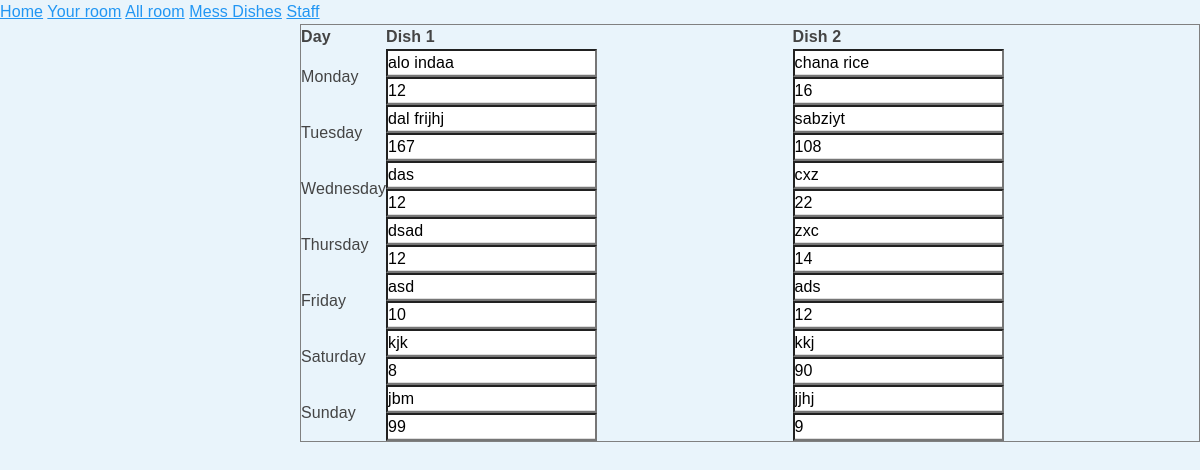
Page /user_mess.php on the committed database.
### tables this page shows
CREATE TABLE `mess` (
  `id` int(11) NOT NULL,
  `dish1` varchar(100) NOT NULL,
  `dish2` varchar(100) NOT NULL,
  `dish1_units` int(11) NOT NULL,
  `dish2_units` int(11) NOT NULL,
  `day` smallint(6) NOT NULL
);

### helpers/dbfun.php (called while the page is built, shortened)
<?php
function all_data($db, $table, $where = null, $count = false)
{
    $condition = '';
    $qry = "SELECT * FROM $table  $condition ";
    $res = mysqli_query($db, $qry);
    if ($count == false) {
        return mysqli_fetch_all($res, MYSQLI_ASSOC);
    } elseif ($count == true) {
        return mysqli_num_rows($res);
    }
}

### user_mess.php (the view)
<?php require_once 'layout/user/header.php'; ?>
<?php
$mess = all_data($db, 'mess');?>
<div style="margin-left: 300px;">
    <div>
        <table border="1">
            <thead>
                <tr>
                    <th>Day</th>
                    <th>Dish 1</th>
                    <th>Dish 2</th>
                </tr>
            </thead>
            <tbody>
                <?php foreach ($mess as $single) {
                ?>
                    <tr>
                        <td><?= date('l', strtotime("Sunday +{$single['day']} days")) ?></td>
                        <td>
                            <input type="text" value="<?= $single['dish1'] ?>" id="dish1<?= $single['day'] ?>">
                            <input type="text" value="<?= $single['dish1_units'] ?>" id="dish1-units<?= $single['day'] ?>">
                        </td>
                        <td>
                            <input type="text" value="<?= $single['dish2'] ?>" id="dish2<?= $single['day'] ?>">
                            <input type="text" value="<?= $single['dish2_units'] ?>" id="dish2-units<?= $single['day'] ?>">
                        </td>
                    </tr>
                <?php } ?>
            </tbody>
        </table>
    </div>
</div>
<?php require_once 'layout/user/footer.php'; ?>

### assets/css/style.css (style rules this page uses)
* { padding: 0%; margin: 0%; box-sizing: border-box; }
body { background-color: #e9f4fb; box-sizing: border-box; font-family: 'Poppins', sans-serif; }

### rows in the picture
mess: day "Monday", dish1 "alo indaa", dish1_units "12", dish2 "chana rice", dish2_units "16"
mess: day "Tuesday", dish1 "dal frijhj", dish1_units "167", dish2 "sabziyt", dish2_units "108"
mess: day "Wednesday", dish1 "das", dish1_units "12", dish2 "cxz", dish2_units "22"
mess: day "Thursday", dish1 "dsad", dish1_units "12", dish2 "zxc", dish2_units "14"
mess: day "Friday", dish1 "asd", dish1_units "10", dish2 "ads", dish2_units "12"
mess: day "Saturday", dish1 "kjk", dish1_units "8", dish2 "kkj", dish2_units "90"
mess: day "Sunday", dish1 "jbm", dish1_units "99", dish2 "jjhj", dish2_units "9"
